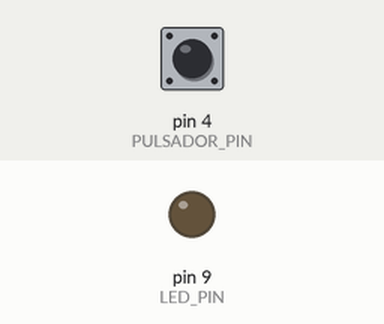
Bench run of a sketch on a simulated Arduino Uno, built with avr-gcc and run on an emulated ATmega328P. On the bench: output pins drawn as LEDs (lit = HIGH). Inputs (shaded band) come from the test bench; at power-on: pin 4 (PULSADOR_PIN) LOW.

Above: at 1.2 s.
1.3 s: pin 4 (PULSADOR_PIN) pulled HIGH for 0.15 s
At 1.37 s:
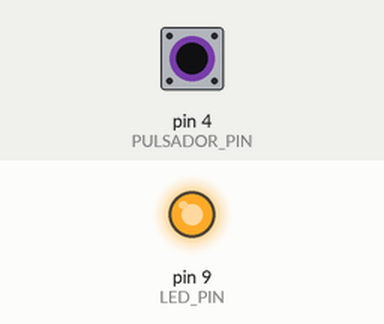
2.9 s: pin 4 (PULSADOR_PIN) pulled HIGH for 3.2 s
At 7.0 s:
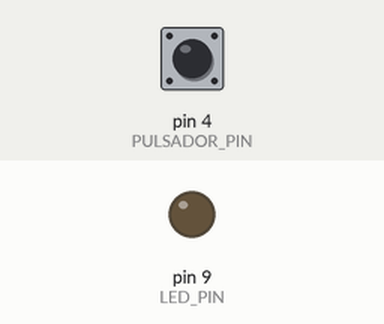
Timing chart, 0 to 8.5 s (numbered marks = the images above; inputs shaded):
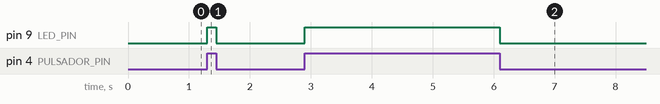

The sketch:

p_4_led_y_pulsador.ino
```cpp
/*
   Arduino de 0 a 100

   Practica n 4
*/
/*
  En la siguiente practoca, el led se encendera si el pulsador es presionado,
  sino el led estara apagado
*/


//ZONA GLOBAL //////////////////////////////////////


// definimos los pines que vamos a utilizar
const int PULSADOR_PIN = 4;
const int LED_PIN =  9;
boolean  estadoPulsador;

//FUNCION SETUP/////////////////////////////////

void setup() {
  // declaramos el pin conectado al led como salida:
  pinMode(LED_PIN, OUTPUT);
  // declaramos el pin conmectado al pulsador como entrada:
  pinMode(PULSADOR_PIN, INPUT);
}

//FUNCION LOOP/////////////////////////////
void loop() {
  // lee el valor del estado del pulsador (0 o 1):
  estadoPulsador = digitalRead(PULSADOR_PIN);

  // comprobamos que el estado del pulsador: .
  // Si el estado es alto (HIGH, 1, true):
  if (estadoPulsador == HIGH) {              //( configuración pull down)
    // if (digitalRead(pulsadorPin) == HIGH) // con esta instrucción, podem os omitir la primera (línea 27)
    // encendemos el led:
    digitalWrite(LED_PIN, HIGH);
  }
  else { // sino:
    // apagamos el led:
    digitalWrite(LED_PIN, LOW);
  }
}
```

Measured:
- after the input at 1.3 s, pin 9 (LED_PIN): LOW → HIGH at once, → LOW 0.15 s later
- after the input at 2.9 s, pin 9 (LED_PIN): LOW → HIGH at once, → LOW 3.2 s later
